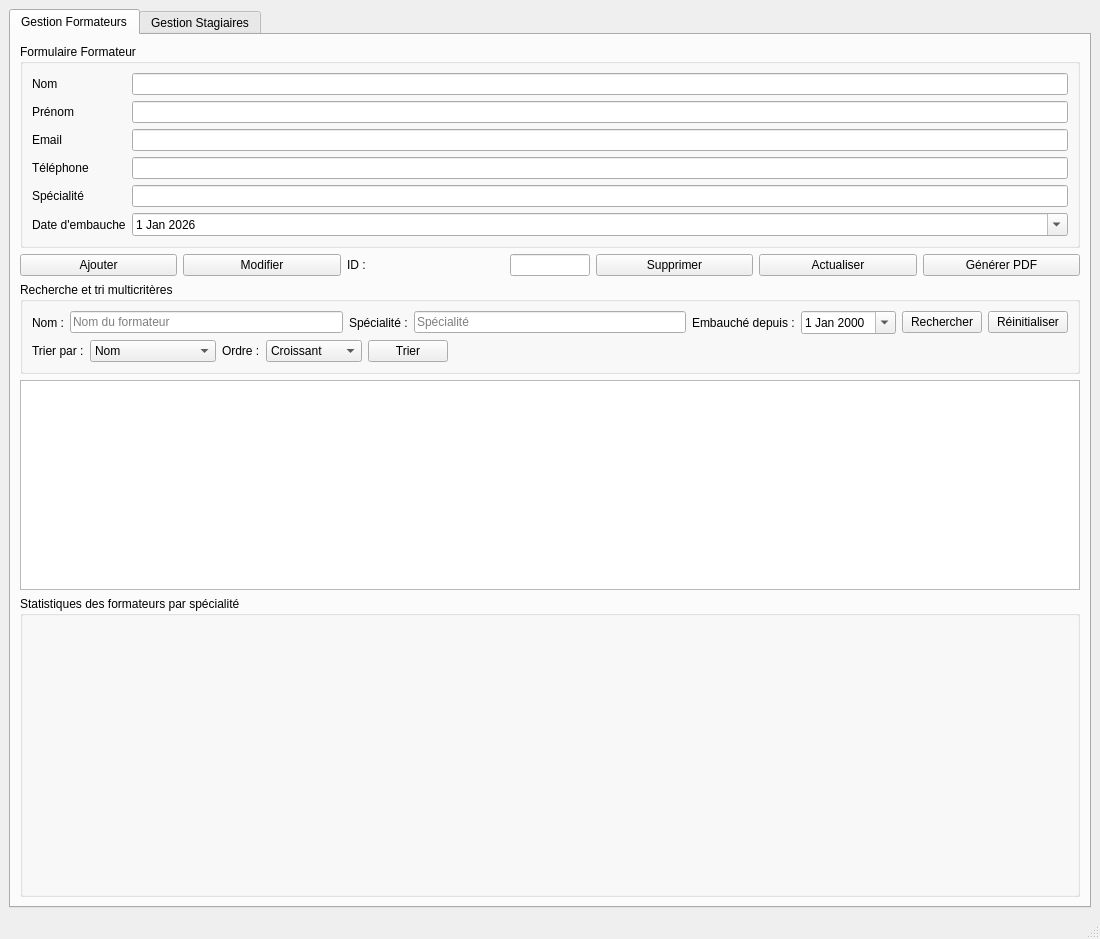
<?xml version="1.0" encoding="UTF-8"?>
<ui version="4.0">

 <class>MainWindow</class>

 <widget class="QMainWindow" name="MainWindow">

  <property name="geometry">
   <rect>
    <x>0</x>
    <y>0</y>
    <width>1100</width>
    <height>900</height>
   </rect>
  </property>

  <property name="windowTitle">
   <string>Gestion Centre Formation</string>
  </property>


  <widget class="QWidget" name="centralwidget">

   <layout class="QVBoxLayout" name="verticalLayout_main">

    <item>

     <widget class="QTabWidget" name="tabWidget">

      <property name="currentIndex">
       <number>0</number>
      </property>


      <!-- ================================================= -->
      <!-- ONGLET 1 : FORMATEURS -->
      <!-- ================================================= -->

      <widget class="QWidget" name="tab_gestion_formateurs">

       <attribute name="title">
        <string>Gestion Formateurs</string>
       </attribute>

       <layout class="QVBoxLayout" name="verticalLayout_formateurs">


        <!-- FORMULAIRE FORMATEUR -->

        <item>

         <widget class="QGroupBox" name="groupBox_formateur">

          <property name="title">
           <string>Formulaire Formateur</string>
          </property>

          <layout class="QFormLayout" name="formLayout_formateur">

           <item row="0" column="0">
            <widget class="QLabel" name="label_nom">
             <property name="text">
              <string>Nom</string>
             </property>
            </widget>
           </item>

           <item row="0" column="1">
            <widget class="QLineEdit" name="ui_nom"/>
           </item>


           <item row="1" column="0">
            <widget class="QLabel" name="label_prenom">
             <property name="text">
              <string>Prénom</string>
             </property>
            </widget>
           </item>

           <item row="1" column="1">
            <widget class="QLineEdit" name="ui_prenom"/>
           </item>


           <item row="2" column="0">
            <widget class="QLabel" name="label_email">
             <property name="text">
              <string>Email</string>
             </property>
            </widget>
           </item>

           <item row="2" column="1">
            <widget class="QLineEdit" name="ui_email"/>
           </item>


           <item row="3" column="0">
            <widget class="QLabel" name="label_tel">
             <property name="text">
              <string>Téléphone</string>
             </property>
            </widget>
           </item>

           <item row="3" column="1">
            <widget class="QLineEdit" name="ui_tel"/>
           </item>


           <item row="4" column="0">
            <widget class="QLabel" name="label_specialite">
             <property name="text">
              <string>Spécialité</string>
             </property>
            </widget>
           </item>

           <item row="4" column="1">
            <widget class="QLineEdit" name="ui_specialite"/>
           </item>


           <item row="5" column="0">
            <widget class="QLabel" name="label_date_embauche">
             <property name="text">
              <string>Date d'embauche</string>
             </property>
            </widget>
           </item>

           <item row="5" column="1">

            <widget class="QDateEdit" name="ui_date_embauche">

             <property name="calendarPopup">
              <bool>true</bool>
             </property>

             <property name="date">
              <date>
               <year>2026</year>
               <month>1</month>
               <day>1</day>
              </date>
             </property>

            </widget>

           </item>

          </layout>

         </widget>

        </item>


        <!-- BOUTONS FORMATEUR -->

        <item>

         <layout class="QHBoxLayout" name="horizontalLayout_btn_formateur">

          <item>
           <widget class="QPushButton" name="btn_ajouter">
            <property name="text">
             <string>Ajouter</string>
            </property>
           </widget>
          </item>

          <item>
           <widget class="QPushButton" name="btn_modifier">
            <property name="text">
             <string>Modifier</string>
            </property>
           </widget>
          </item>

          <item>
           <widget class="QLabel" name="label_id_suppr">
            <property name="text">
             <string>ID :</string>
            </property>
           </widget>
          </item>

          <item>
           <widget class="QLineEdit" name="ui_id_suppr">
            <property name="maximumSize">
             <size>
              <width>80</width>
              <height>16777215</height>
             </size>
            </property>
           </widget>
          </item>

          <item>
           <widget class="QPushButton" name="btn_supprimer">
            <property name="text">
             <string>Supprimer</string>
            </property>
           </widget>
          </item>

          <item>
           <widget class="QPushButton" name="btn_actualiser">
            <property name="text">
             <string>Actualiser</string>
            </property>
           </widget>
          </item>

          <item>
           <widget class="QPushButton" name="btn_pdf_formateur">
            <property name="text">
             <string>Générer PDF</string>
            </property>
            <property name="toolTip">
             <string>Générer la liste des formateurs au format PDF</string>
            </property>
           </widget>
          </item>

         </layout>

        </item>


        <!-- RECHERCHE + TRI FORMATEUR -->

        <item>

         <widget class="QGroupBox" name="groupBox_recherche_tri_formateur">

          <property name="title">
           <string>Recherche et tri multicritères</string>
          </property>

          <layout class="QVBoxLayout" name="verticalLayout_recherche_tri_formateur">

           <item>

            <layout class="QHBoxLayout" name="horizontalLayout_recherche_formateur">

             <item>
              <widget class="QLabel" name="label_recherche_nom_formateur">
               <property name="text">
                <string>Nom :</string>
               </property>
              </widget>
             </item>

             <item>
              <widget class="QLineEdit" name="ui_recherche_nom_formateur">
               <property name="placeholderText">
                <string>Nom du formateur</string>
               </property>
              </widget>
             </item>

             <item>
              <widget class="QLabel" name="label_recherche_specialite_formateur">
               <property name="text">
                <string>Spécialité :</string>
               </property>
              </widget>
             </item>

             <item>
              <widget class="QLineEdit" name="ui_recherche_specialite_formateur">
               <property name="placeholderText">
                <string>Spécialité</string>
               </property>
              </widget>
             </item>

             <item>
              <widget class="QLabel" name="label_recherche_date_formateur">
               <property name="text">
                <string>Embauché depuis :</string>
               </property>
              </widget>
             </item>

             <item>

              <widget class="QDateEdit" name="ui_recherche_date_formateur">

               <property name="calendarPopup">
                <bool>true</bool>
               </property>

               <property name="date">
                <date>
                 <year>2000</year>
                 <month>1</month>
                 <day>1</day>
                </date>
               </property>

              </widget>

             </item>

             <item>
              <widget class="QPushButton" name="btn_rechercher_formateur">
               <property name="text">
                <string>Rechercher</string>
               </property>
              </widget>
             </item>

             <item>
              <widget class="QPushButton" name="btn_reset_recherche_formateur">
               <property name="text">
                <string>Réinitialiser</string>
               </property>
              </widget>
             </item>

            </layout>

           </item>


           <item>

            <layout class="QHBoxLayout" name="horizontalLayout_tri_formateur">

             <item>
              <widget class="QLabel" name="label_tri_formateur">
               <property name="text">
                <string>Trier par :</string>
               </property>
              </widget>
             </item>

             <item>

              <widget class="QComboBox" name="ui_tri_formateur">

               <item>
                <property name="text">
                 <string>Nom</string>
                </property>
               </item>

               <item>
                <property name="text">
                 <string>Spécialité</string>
                </property>
               </item>

               <item>
                <property name="text">
                 <string>Date d'embauche</string>
                </property>
               </item>

              </widget>

             </item>

             <item>
              <widget class="QLabel" name="label_ordre_formateur">
               <property name="text">
                <string>Ordre :</string>
               </property>
              </widget>
             </item>

             <item>

              <widget class="QComboBox" name="ui_ordre_formateur">

               <item>
                <property name="text">
                 <string>Croissant</string>
                </property>
               </item>

               <item>
                <property name="text">
                 <string>Décroissant</string>
                </property>
               </item>

              </widget>

             </item>

             <item>
              <widget class="QPushButton" name="btn_trier_formateur">
               <property name="text">
                <string>Trier</string>
               </property>
              </widget>
             </item>

             <item>

              <spacer name="horizontalSpacer_tri_formateur">

               <property name="orientation">
                <enum>Qt::Horizontal</enum>
               </property>

               <property name="sizeHint" stdset="0">
                <size>
                 <width>40</width>
                 <height>20</height>
                </size>
               </property>

              </spacer>

             </item>

            </layout>

           </item>

          </layout>

         </widget>

        </item>


        <!-- TABLEAU FORMATEUR -->

        <item>

         <widget class="QTableView" name="tab_formateur">

          <property name="selectionBehavior">
           <enum>QAbstractItemView::SelectRows</enum>
          </property>

          <property name="editTriggers">
           <enum>QAbstractItemView::NoEditTriggers</enum>
          </property>

          <property name="minimumSize">
           <size>
            <width>0</width>
            <height>180</height>
           </size>
          </property>

         </widget>

        </item>


        <!-- STATISTIQUES FORMATEUR -->

        <item>

         <widget class="QGroupBox" name="groupBox_statistiques_formateur">

          <property name="title">
           <string>Statistiques des formateurs par spécialité</string>
          </property>

          <property name="minimumSize">
           <size>
            <width>0</width>
            <height>300</height>
           </size>
          </property>

          <layout class="QVBoxLayout" name="verticalLayout_statistiques_formateur">

           <item>

            <widget class="QWidget" name="widget_graphique_formateur" native="true">

             <property name="minimumSize">
              <size>
               <width>0</width>
               <height>260</height>
              </size>
             </property>

             <layout class="QVBoxLayout" name="layout_graphique_formateur">

              <property name="leftMargin">
               <number>0</number>
              </property>

              <property name="topMargin">
               <number>0</number>
              </property>

              <property name="rightMargin">
               <number>0</number>
              </property>

              <property name="bottomMargin">
               <number>0</number>
              </property>

             </layout>

            </widget>

           </item>

          </layout>

         </widget>

        </item>

       </layout>

      </widget>


      <!-- ================================================= -->
      <!-- ONGLET 2 : STAGIAIRES -->
      <!-- ================================================= -->

      <widget class="QWidget" name="tab_gestion_stagiaires">

       <attribute name="title">
        <string>Gestion Stagiaires</string>
       </attribute>

       <layout class="QVBoxLayout" name="verticalLayout_stagiaires">


        <!-- FORMULAIRE STAGIAIRE -->

        <item>

         <widget class="QGroupBox" name="groupBox_stagiaire">

          <property name="title">
           <string>Formulaire Stagiaire</string>
          </property>

          <layout class="QFormLayout" name="formLayout_stagiaire">

           <item row="0" column="0">
            <widget class="QLabel" name="label_nom_s">
             <property name="text">
              <string>Nom</string>
             </property>
            </widget>
           </item>

           <item row="0" column="1">
            <widget class="QLineEdit" name="ui_nom_stagiaire"/>
           </item>


           <item row="1" column="0">
            <widget class="QLabel" name="label_prenom_s">
             <property name="text">
              <string>Prénom</string>
             </property>
            </widget>
           </item>

           <item row="1" column="1">
            <widget class="QLineEdit" name="ui_prenom_stagiaire"/>
           </item>


           <item row="2" column="0">
            <widget class="QLabel" name="label_email_s">
             <property name="text">
              <string>Email</string>
             </property>
            </widget>
           </item>

           <item row="2" column="1">
            <widget class="QLineEdit" name="ui_email_stagiaire"/>
           </item>


           <item row="3" column="0">
            <widget class="QLabel" name="label_tel_s">
             <property name="text">
              <string>Téléphone</string>
             </property>
            </widget>
           </item>

           <item row="3" column="1">
            <widget class="QLineEdit" name="ui_tel_stagiaire"/>
           </item>


           <item row="4" column="0">
            <widget class="QLabel" name="label_age_s">
             <property name="text">
              <string>Âge</string>
             </property>
            </widget>
           </item>

           <item row="4" column="1">

            <widget class="QSpinBox" name="ui_age_stagiaire">

             <property name="minimum">
              <number>16</number>
             </property>

             <property name="maximum">
              <number>100</number>
             </property>

             <property name="value">
              <number>18</number>
             </property>

            </widget>

           </item>


           <item row="5" column="0">
            <widget class="QLabel" name="label_niveau_s">
             <property name="text">
              <string>Niveau</string>
             </property>
            </widget>
           </item>

           <item row="5" column="1">

            <widget class="QComboBox" name="ui_niveau_stagiaire">

             <item>
              <property name="text">
               <string>Débutant</string>
              </property>
             </item>

             <item>
              <property name="text">
               <string>Intermédiaire</string>
              </property>
             </item>

             <item>
              <property name="text">
               <string>Avancé</string>
              </property>
             </item>

            </widget>

           </item>


           <item row="6" column="0">
            <widget class="QLabel" name="label_date_s">
             <property name="text">
              <string>Date d'inscription</string>
             </property>
            </widget>
           </item>

           <item row="6" column="1">

            <widget class="QDateEdit" name="ui_date_stagiaire">

             <property name="calendarPopup">
              <bool>true</bool>
             </property>

             <property name="date">
              <date>
               <year>2026</year>
               <month>1</month>
               <day>1</day>
              </date>
             </property>

            </widget>

           </item>

          </layout>

         </widget>

        </item>


        <!-- ================================================= -->
        <!-- BOUTONS STAGIAIRE -->
        <!-- ================================================= -->

        <item>

         <layout class="QHBoxLayout" name="horizontalLayout_btn_stagiaire">

          <item>
           <widget class="QPushButton" name="btn_ajouter_stagiaire">
            <property name="text">
             <string>Ajouter</string>
            </property>
           </widget>
          </item>

          <item>
           <widget class="QPushButton" name="btn_modifier_stagiaire">
            <property name="text">
             <string>Modifier</string>
            </property>
           </widget>
          </item>

          <item>
           <widget class="QLabel" name="label_id_suppr_s">
            <property name="text">
             <string>ID :</string>
            </property>
           </widget>
          </item>

          <item>

           <widget class="QLineEdit" name="ui_id_suppr_stagiaire">

            <property name="maximumSize">
             <size>
              <width>80</width>
              <height>16777215</height>
             </size>
            </property>

           </widget>

          </item>

          <item>
           <widget class="QPushButton" name="btn_supprimer_stagiaire">
            <property name="text">
             <string>Supprimer</string>
            </property>
           </widget>
          </item>

          <item>
           <widget class="QPushButton" name="btn_actualiser_stagiaire">
            <property name="text">
             <string>Actualiser</string>
            </property>
           </widget>
          </item>

          <item>

           <widget class="QPushButton" name="btn_pdf_stagiaire">

            <property name="text">
             <string>Générer PDF</string>
            </property>

            <property name="toolTip">
             <string>Générer la liste des stagiaires au format PDF</string>
            </property>

           </widget>

          </item>


          <!-- QR CODE -->

          <item>

           <widget class="QPushButton" name="btn_qr_stagiaire">

            <property name="text">
             <string>Générer QR Code</string>
            </property>

            <property name="toolTip">
             <string>Générer le QR Code du stagiaire sélectionné</string>
            </property>

           </widget>

          </item>


          <!-- MAILING -->

          <item>

           <widget class="QPushButton" name="btn_email_stagiaire">

            <property name="text">
             <string>Envoyer Email</string>
            </property>

            <property name="toolTip">
             <string>Envoyer un email au stagiaire sélectionné</string>
            </property>

           </widget>

          </item>


         </layout>

        </item>


        <!-- RECHERCHE + TRI STAGIAIRE -->

        <item>

         <widget class="QGroupBox" name="groupBox_recherche_tri_stagiaire">

          <property name="title">
           <string>Recherche et tri multicritères</string>
          </property>

          <layout class="QVBoxLayout" name="verticalLayout_recherche_tri_stagiaire">

           <item>

            <layout class="QHBoxLayout" name="horizontalLayout_recherche_stagiaire">

             <item>
              <widget class="QLabel" name="label_recherche_nom_stagiaire">
               <property name="text">
                <string>Nom :</string>
               </property>
              </widget>
             </item>

             <item>
              <widget class="QLineEdit" name="ui_recherche_nom_stagiaire">
               <property name="placeholderText">
                <string>Nom du stagiaire</string>
               </property>
              </widget>
             </item>

             <item>
              <widget class="QLabel" name="label_recherche_niveau_stagiaire">
               <property name="text">
                <string>Niveau :</string>
               </property>
              </widget>
             </item>

             <item>

              <widget class="QComboBox" name="ui_recherche_niveau_stagiaire">

               <item>
                <property name="text">
                 <string>Tous</string>
                </property>
               </item>

               <item>
                <property name="text">
                 <string>Débutant</string>
                </property>
               </item>

               <item>
                <property name="text">
                 <string>Intermédiaire</string>
                </property>
               </item>

               <item>
                <property name="text">
                 <string>Avancé</string>
                </property>
               </item>

              </widget>

             </item>

             <item>
              <widget class="QLabel" name="label_recherche_age_stagiaire">
               <property name="text">
                <string>Âge min :</string>
               </property>
              </widget>
             </item>

             <item>

              <widget class="QSpinBox" name="ui_recherche_age_stagiaire">

               <property name="minimum">
                <number>0</number>
               </property>

               <property name="maximum">
                <number>100</number>
               </property>

               <property name="specialValueText">
                <string>Tous</string>
               </property>

              </widget>

             </item>

             <item>
              <widget class="QPushButton" name="btn_rechercher_stagiaire">
               <property name="text">
                <string>Rechercher</string>
               </property>
              </widget>
             </item>

             <item>
              <widget class="QPushButton" name="btn_reset_recherche_stagiaire">
               <property name="text">
                <string>Réinitialiser</string>
               </property>
              </widget>
             </item>

            </layout>

           </item>


           <item>

            <layout class="QHBoxLayout" name="horizontalLayout_tri_stagiaire">

             <item>
              <widget class="QLabel" name="label_tri_stagiaire">
               <property name="text">
                <string>Trier par :</string>
               </property>
              </widget>
             </item>

             <item>

              <widget class="QComboBox" name="ui_tri_stagiaire">

               <item>
                <property name="text">
                 <string>Nom</string>
                </property>
               </item>

               <item>
                <property name="text">
                 <string>Âge</string>
                </property>
               </item>

               <item>
                <property name="text">
                 <string>Niveau</string>
                </property>
               </item>

               <item>
                <property name="text">
                 <string>Date inscription</string>
                </property>
               </item>

              </widget>

             </item>

             <item>
              <widget class="QLabel" name="label_ordre_stagiaire">
               <property name="text">
                <string>Ordre :</string>
               </property>
              </widget>
             </item>

             <item>

              <widget class="QComboBox" name="ui_ordre_stagiaire">

               <item>
                <property name="text">
                 <string>Croissant</string>
                </property>
               </item>

               <item>
                <property name="text">
                 <string>Décroissant</string>
                </property>
               </item>

              </widget>

             </item>

             <item>
              <widget class="QPushButton" name="btn_trier_stagiaire">
               <property name="text">
                <string>Trier</string>
               </property>
              </widget>
             </item>

             <item>

              <spacer name="horizontalSpacer_tri_stagiaire">

               <property name="orientation">
                <enum>Qt::Horizontal</enum>
               </property>

               <property name="sizeHint" stdset="0">
                <size>
                 <width>40</width>
                 <height>20</height>
                </size>
               </property>

              </spacer>

             </item>

            </layout>

           </item>

          </layout>

         </widget>

        </item>


        <!-- TABLEAU STAGIAIRE -->

        <item>

         <widget class="QTableView" name="tab_stagiaire">

          <property name="selectionBehavior">
           <enum>QAbstractItemView::SelectRows</enum>
          </property>

          <property name="editTriggers">
           <enum>QAbstractItemView::NoEditTriggers</enum>
          </property>

          <property name="minimumSize">
           <size>
            <width>0</width>
            <height>180</height>
           </size>
          </property>

         </widget>

        </item>


        <!-- STATISTIQUES STAGIAIRE -->

        <item>

         <widget class="QGroupBox" name="groupBox_statistiques_stagiaire">

          <property name="title">
           <string>Statistiques des stagiaires par niveau</string>
          </property>

          <property name="minimumSize">
           <size>
            <width>0</width>
            <height>300</height>
           </size>
          </property>

          <layout class="QVBoxLayout" name="verticalLayout_statistiques_stagiaire">

           <item>

            <widget class="QWidget" name="widget_graphique_stagiaire" native="true">

             <property name="minimumSize">
              <size>
               <width>0</width>
               <height>260</height>
              </size>
             </property>

             <layout class="QVBoxLayout" name="layout_graphique_stagiaire">

              <property name="leftMargin">
               <number>0</number>
              </property>

              <property name="topMargin">
               <number>0</number>
              </property>

              <property name="rightMargin">
               <number>0</number>
              </property>

              <property name="bottomMargin">
               <number>0</number>
              </property>

             </layout>

            </widget>

           </item>

          </layout>

         </widget>

        </item>

       </layout>

      </widget>


     </widget>

    </item>

   </layout>

  </widget>


  <widget class="QMenuBar" name="menubar">

   <property name="geometry">
    <rect>
     <x>0</x>
     <y>0</y>
     <width>1100</width>
     <height>22</height>
    </rect>
   </property>

  </widget>


  <widget class="QStatusBar" name="statusbar"/>

 </widget>


 <resources/>

 <connections/>

</ui>
